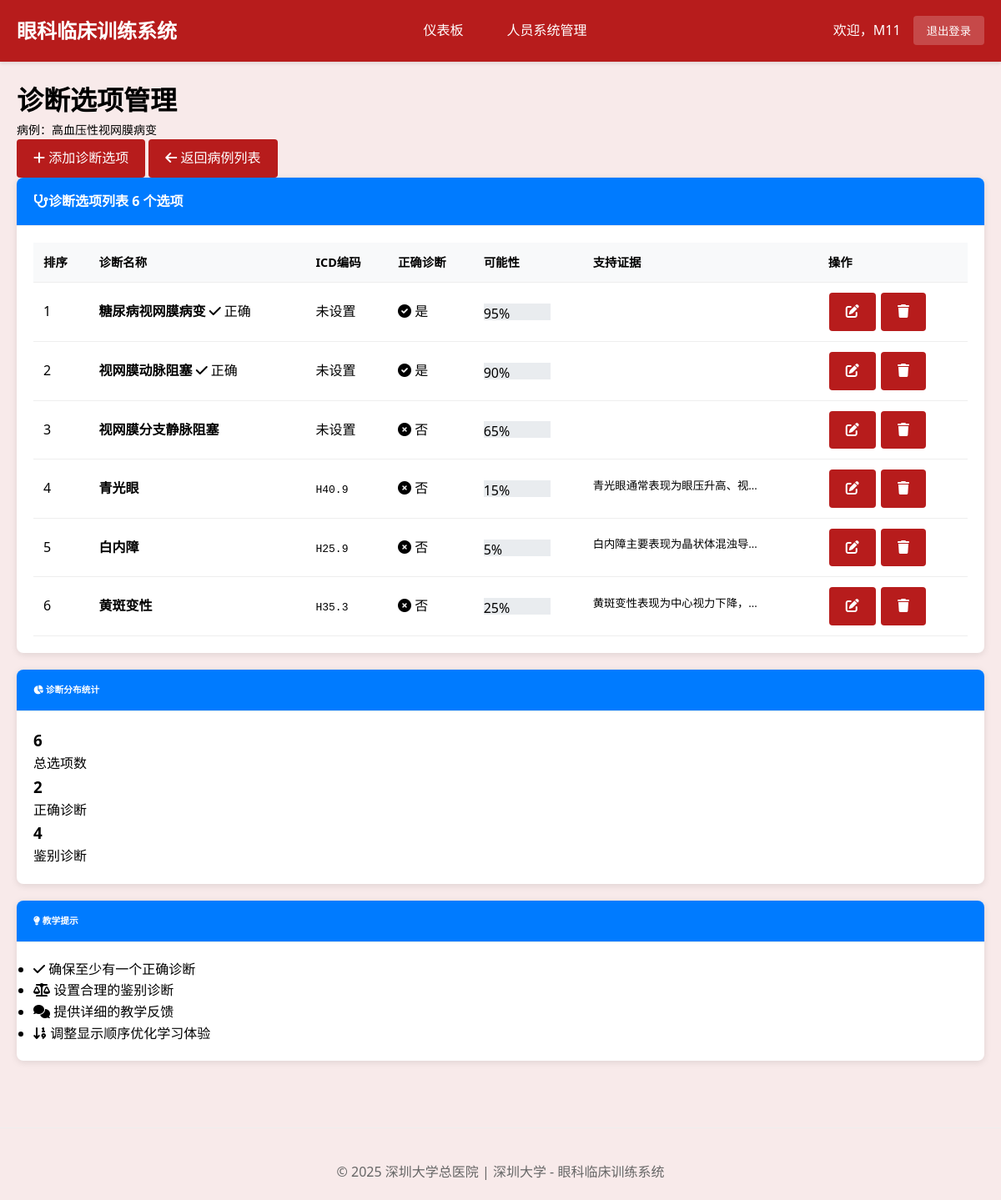
Before: /teacher/clinical-cases/CC3676875A/diagnosis/ (signed in) with the older database file.
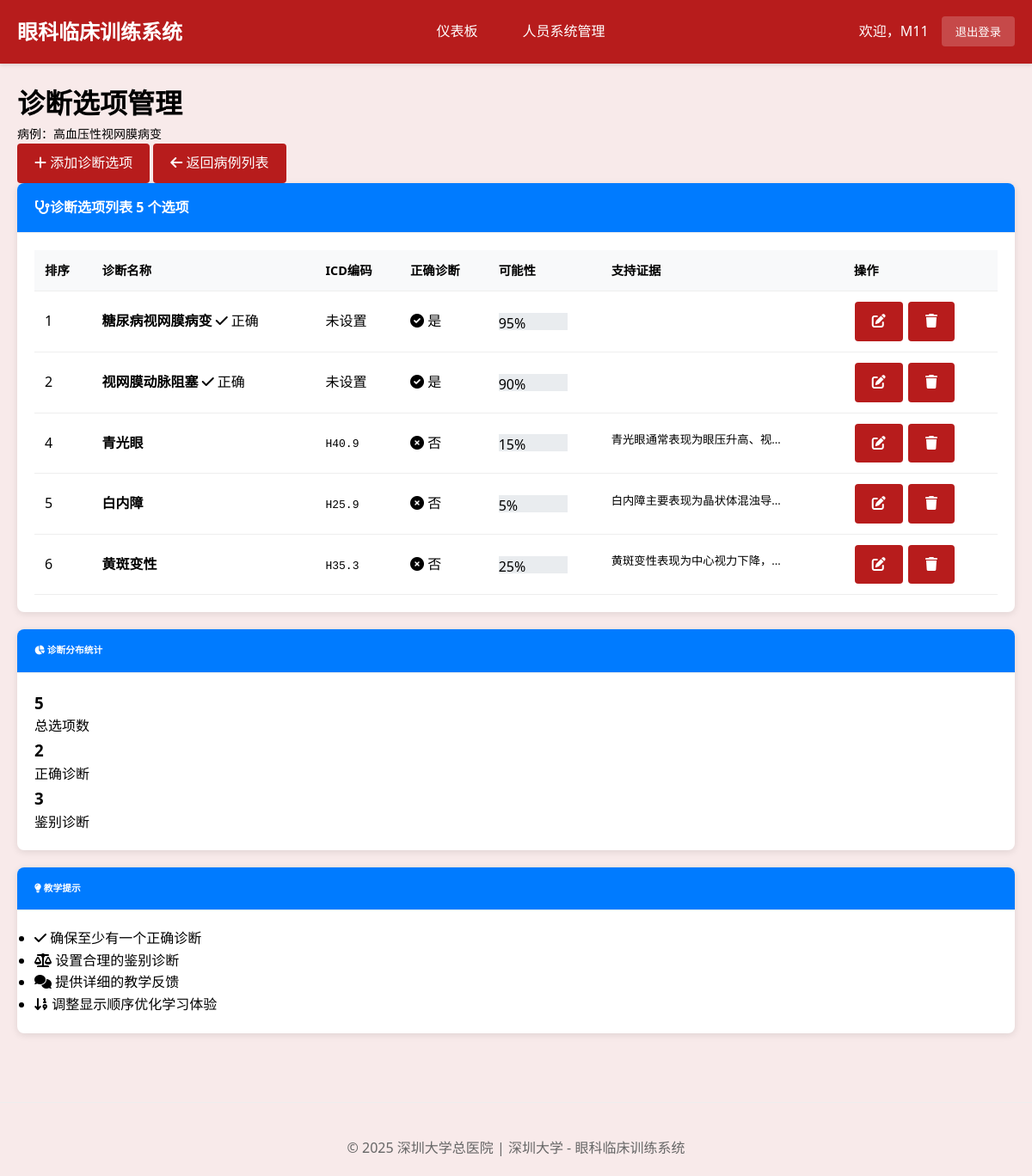
After: the same page with the newer database file.
### cases/models.py (models this page shows, shortened)
class DiagnosisOption(models.Model):
    clinical_case = models.ForeignKey(ClinicalCase, on_delete=models.CASCADE, related_name='diagnosis_options', verbose_name="关联案例")
    diagnosis_name = models.CharField(max_length=200, verbose_name="诊断名称")
    diagnosis_code = models.CharField(max_length=50, blank=True, verbose_name="诊断编码(ICD-10)")
    is_correct_diagnosis = models.BooleanField(default=False, verbose_name="是否正确诊断")
    is_differential = models.BooleanField(default=True, verbose_name="是否鉴别诊断")
    is_required = models.BooleanField(default=False, verbose_name="是否必选诊断",
                                    help_text="必选诊断必须被选中才算完全正确")
    is_recommended = models.BooleanField(default=False, verbose_name="是否推荐诊断",
                                       help_text="推荐但非必需的诊断选项")
    diagnostic_difficulty = models.IntegerField(
        choices=[(1, '容易识别'), (2, '中等难度'), (3, '困难识别')],
        default=2,
        verbose_name="识别难度"
    )
    interference_level = models.IntegerField(
        choices=[(1, '低干扰'), (2, '中干扰'), (3, '高干扰')],
        default=2,
        verbose_name="干扰程度",
        help_text="作为错误选项时的干扰强度"
    )
    supporting_evidence = models.TextField(verbose_name="支持依据")
    contradicting_evidence = models.TextField(blank=True, verbose_name="反对依据")
    typical_symptoms = models.JSONField(verbose_name="典型症状", help_text="JSON格式存储症状列表")
    typical_signs = models.JSONField(verbose_name="典型体征", help_text="JSON格式存储体征列表")
    correct_feedback = models.TextField(verbose_name="选择正确时的反馈")
    incorrect_feedback = models.TextField(verbose_name="选择错误时的反馈")
    hint_level_1 = models.TextField(blank=True, verbose_name="轻度提示", help_text="第一次错误时给出的轻度提示")
    hint_level_2 = models.TextField(blank=True, verbose_name="中度提示", help_text="第二次错误时给出的中度提示")
    hint_level_3 = models.TextField(blank=True, verbose_name="强提示", help_text="第三次错误时给出的强提示")
    probability_score = models.FloatField(
        default=0.0,
        validators=[MinValueValidator(0.0), MaxValueValidator(1.0)],
        verbose_name="诊断概率分数"
    )
    display_order = models.IntegerField(default=0, verbose_name="显示顺序")
    class Meta:
        verbose_name = "诊断选项"
        verbose_name_plural = "诊断选项"
        ordering = ['display_order', '-probability_score']

### cases/views.py (the view)
# urls.py: path('teacher/clinical-cases/<str:case_id>/diagnosis/', views.teacher_diagnosis_options, name='teacher_diagnosis_options'),
@login_required
@user_passes_test(is_teacher, login_url='login')
def teacher_diagnosis_options(request, case_id):
    case = get_object_or_404(ClinicalCase, case_id=case_id)
    diagnosis_options = DiagnosisOption.objects.filter(clinical_case=case).order_by('display_order')
    context = {
        'case': case,
        'diagnosis_options': diagnosis_options,
    }
    return render(request, 'teacher/diagnosis_options.html', context)

### cases/views.py (called while the page is built)
def is_teacher(user):
    return user.groups.filter(name='Teachers').exists() or user.is_superuser

### cases/templates/teacher/diagnosis_options.html (shortened to what the changed rows need)
{% extends 'base.html' %}
{% block content %}
<div class="container-fluid">
    <div class="row">
        <div class="col-12">
            <div class="d-flex justify-content-between align-items-center mb-3">
                <div>
                    <h1 class="h2 mb-2 fw-bold">诊断选项管理</h1>
                </div>
            </div>
            <div class="card">
                <div class="card-header">
                    <h4 class="mb-0 fw-semibold">
                        <i class="fas fa-stethoscope me-2"></i>诊断选项列表
                        <span class="badge bg-light text-dark ms-2 fw-normal">{{ diagnosis_options|length }} 个选项</span>
                    </h4>
                </div>
                <div class="card-body">
                    {% if diagnosis_options %}
                    <div class="table-responsive">
                        <table class="table table-hover">
                            <thead>
                                <tr>
                                    <th>排序</th>
                                    <th>诊断名称</th>
                                    <th>ICD编码</th>
                                    <th>正确诊断</th>
                                    <th>可能性</th>
                                    <th>支持证据</th>
                                    <th>操作</th>
                                </tr>
                            </thead>
                            <tbody>
                                {% for diagnosis in diagnosis_options %}
                                <tr>
                                    <td>
                                        <span class="badge bg-secondary">{{ diagnosis.display_order }}</span>
                                    </td>
                                    <td>
                                        <strong>{{ diagnosis.diagnosis_name }}</strong>
                                        {% if diagnosis.is_correct_diagnosis %}
                                        <span class="badge bg-success ms-2">
                                            <i class="fas fa-check"></i> 正确
                                        </span>
                                        {% endif %}
                                    </td>
                                    <td>
                                        {% if diagnosis.diagnosis_code %}
                                        <code>{{ diagnosis.diagnosis_code }}</code>
                                        {% else %}
                                        <span class="text-muted">未设置</span>
                                        {% endif %}
                                    </td>
                                    <td>
                                        {% if diagnosis.is_correct_diagnosis %}
                                        <span class="text-success">
                                            <i class="fas fa-check-circle"></i> 是
                                        </span>
                                        {% else %}
                                        <span class="text-muted">
                                            <i class="fas fa-times-circle"></i> 否
                                        </span>
                                        {% endif %}
                                    </td>
                                    <td>
                                        {% with probability_percent=diagnosis.probability_score|floatformat:2 %}
                                        <div class="progress" style="width: 80px; height: 20px;">
                                            <div class="progress-bar
                                                {% if diagnosis.probability_score >= 0.8 %}bg-success
                                                {% elif diagnosis.probability_score >= 0.6 %}bg-warning
                                                {% else %}bg-danger{% endif %}"
                                                role="progressbar"
                                                style="width: {% widthratio diagnosis.probability_score 1 100 %}%"
                                                aria-valuenow="{% widthratio diagnosis.probability_score 1 100 %}"
                                                aria-valuemin="0"
                                                aria-valuemax="100">
                                                {% widthratio diagnosis.probability_score 1 100 %}%
                                            </div>
                                        </div>
                                        {% endwith %}
                                    </td>
                                    <td>
                                        <small class="text-truncate" style="max-width: 200px; display: inline-block;">
                                            {{ diagnosis.supporting_evidence|truncatewords:10 }}
                                        </small>
                                    </td>
                                    <td>
                                        <div class="btn-group" role="group">
                                            <a href="{% url 'teacher_diagnosis_edit' diagnosis.id %}"
                                               class="btn btn-sm btn-outline-primary" title="编辑">
                                                <i class="fas fa-edit"></i>
                                            </a>
                                            <a href="{% url 'teacher_diagnosis_delete' diagnosis.id %}"
                                               class="btn btn-sm btn-outline-danger"
                                               title="删除"
                                               onclick="return confirm('确定删除诊断选项「{{ diagnosis.diagnosis_name }}」吗？')">
                                                <i class="fas fa-trash"></i>
                                            </a>
                                        </div>
                                    </td>
                                </tr>
                                {% endfor %}
                            </tbody>
                        </table>
                    </div>
                    {% else %}
                    <div class="d-flex align-items-center justify-content-center py-5">
                        <i class="fas fa-stethoscope fa-2x text-muted me-3"></i>
                        <span class="h5 text-muted fw-bold mb-0">暂无诊断选项</span>
                        <span class="text-secondary fs-6 ms-2">（请点击上方"添加诊断选项"按钮来创建第一个诊断选项）</span>
                    </div>
                    {% endif %}
                </div>
            </div>
            {% if diagnosis_options %}
            <div class="row mt-4">
                <div class="col-md-6">
                    <div class="card">
                        <div class="card-header">
                            <h6 class="mb-0">
                                <i class="fas fa-chart-pie"></i> 诊断分布统计
                            </h6>
                        </div>
                        <div class="card-body">
                            <div class="row text-center">
                                <div class="col-4">
                                    <div class="text-primary">
                                        <h3 class="mb-1 font-weight-bold">{{ diagnosis_options|length|add:0 }}</h3>
                                        <span class="text-muted small">总选项数</span>
                                    </div>
                                </div>
                                <div class="col-4">
                                    <div class="text-success">
                                        <h3 class="mb-1 font-weight-bold">
                                            {% regroup diagnosis_options by is_correct_diagnosis as correct_groups %}
                                            {% for group in correct_groups %}
                                                {% if group.grouper %}{{ group.list|length }}{% endif %}
                                            {% empty %}0{% endfor %}
                                        </h3>
                                        <span class="text-muted small">正确诊断</span>
                                    </div>
                                </div>
                                <div class="col-4">
                                    <div class="text-info">
                                        <h3 class="mb-1 font-weight-bold">
                                            {% regroup diagnosis_options by is_correct_diagnosis as correct_groups %}
                                            {% for group in correct_groups %}
                                                {% if not group.grouper %}{{ group.list|length }}{% endif %}
                                            {% empty %}0{% endfor %}
                                        </h3>
                                        <span class="text-muted small">鉴别诊断</span>
                                    </div>
                                </div>
                            </div>
                        </div>
                    </div>
                </div>
                <div class="col-md-6">
                    <div class="card">
                        <div class="card-header">
                            <h6 class="mb-0">
                                <i class="fas fa-lightbulb"></i> 教学提示
                            </h6>
                        </div>
                        <div class="card-body">
                            <ul class="list-unstyled mb-0">
                                <li class="mb-3">
                                    <i class="fas fa-check text-success me-2"></i>
                                    <span class="fw-medium">确保至少有一个正确诊断</span>
                                </li>
                                <li class="mb-3">
                                    <i class="fas fa-balance-scale text-info me-2"></i>
                                    <span class="fw-medium">设置合理的鉴别诊断</span>
                                </li>
                                <li class="mb-3">
                                    <i class="fas fa-comments text-warning me-2"></i>
                                    <span class="fw-medium">提供详细的教学反馈</span>
                                </li>
                                <li>
                                    <i class="fas fa-sort-numeric-down text-secondary me-2"></i>
                                    <span class="fw-medium">调整显示顺序优化学习体验</span>
                                </li>
                            </ul>
                        </div>
                    </div>
                </div>
            </div>
            {% endif %}
        </div>
    </div>
</div>
{% endblock %}

Changed rows visible on the page:
removed DiagnosisOption: display_order "3", diagnosis_name "视网膜分支静脉阻塞", diagnosis_code "未设置", is_correct_diagnosis False (drawn), probability_score "65"
Other visible differences:
{{ diagnosis_options|length }}: "6" → "5"
{{ diagnosis_options|length|add:0 }}: "6" → "5"
new list line: "3"
list line gone: "4"
